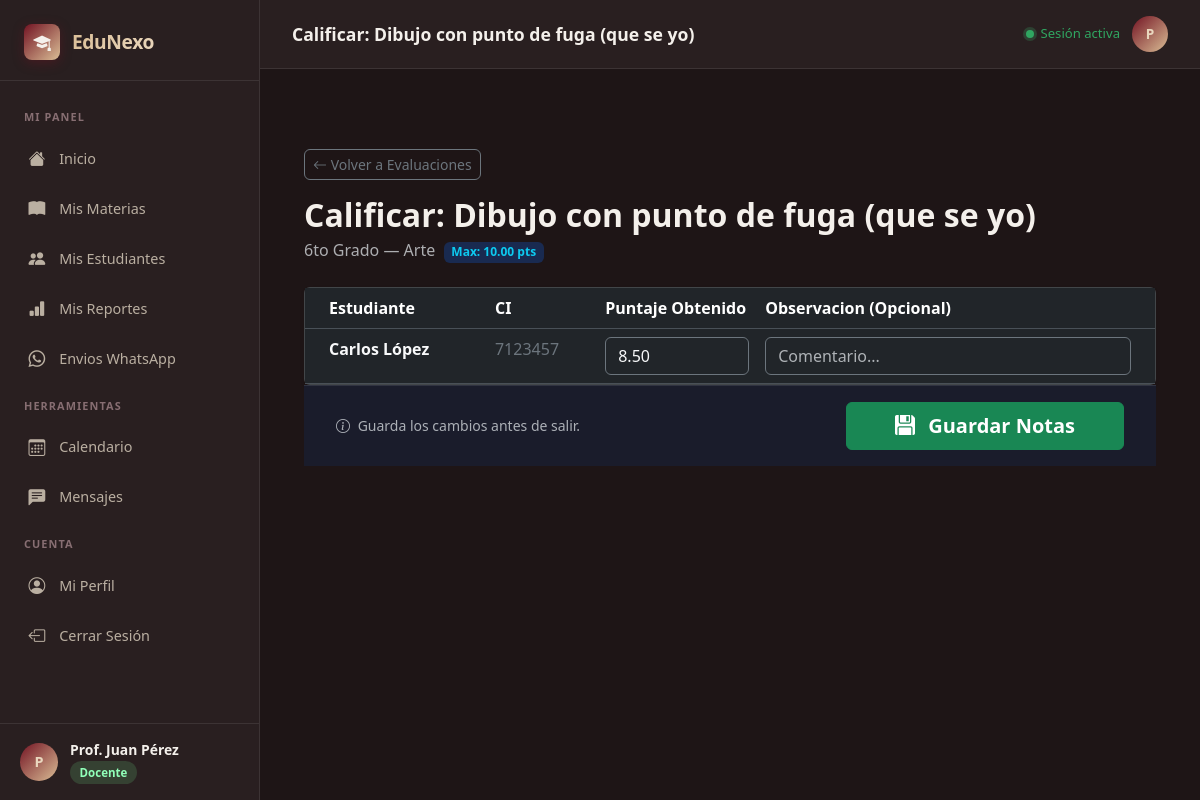
The app's page /docente/notas?eval_id=2 (signed in) with its own data.
### tables this page shows
CREATE TABLE IF NOT EXISTS `evaluaciones` (
  `id` int NOT NULL AUTO_INCREMENT,
  `curso_materia_docente_id` int NOT NULL,
  `tipo_evaluacion_id` int NOT NULL,
  `titulo` varchar(150) NOT NULL,
  `fecha` date NOT NULL,
  `puntaje_maximo` decimal(5,2) NOT NULL DEFAULT '10.00',
  `descripcion` text,
  `created_at` timestamp NULL DEFAULT CURRENT_TIMESTAMP,
  PRIMARY KEY (`id`),
  KEY `fk_eval_cmd` (`curso_materia_docente_id`),
  KEY `fk_eval_tipo` (`tipo_evaluacion_id`),
  CONSTRAINT `fk_eval_cmd` FOREIGN KEY (`curso_materia_docente_id`) REFERENCES `curso_materia_docente` (`id`) ON DELETE CASCADE,
  CONSTRAINT `fk_eval_tipo` FOREIGN KEY (`tipo_evaluacion_id`) REFERENCES `tipo_evaluacion` (`id`) ON DELETE RESTRICT
);

CREATE TABLE IF NOT EXISTS `cursos` (
  `id` int NOT NULL AUTO_INCREMENT,
  `nombre` varchar(80) NOT NULL,
  `turno` enum('manana','tarde','noche') DEFAULT 'manana',
  `activo` tinyint(1) NOT NULL DEFAULT '1',
  `created_at` timestamp NULL DEFAULT CURRENT_TIMESTAMP,
  PRIMARY KEY (`id`),
  UNIQUE KEY `uq_cursos_nombre_turno` (`nombre`,`turno`)
);

CREATE TABLE IF NOT EXISTS `materias` (
  `id` int NOT NULL AUTO_INCREMENT,
  `nombre` varchar(100) NOT NULL,
  `descripcion` varchar(255) DEFAULT NULL,
  `activo` tinyint(1) NOT NULL DEFAULT '1',
  `created_at` timestamp NULL DEFAULT CURRENT_TIMESTAMP,
  PRIMARY KEY (`id`),
  UNIQUE KEY `uq_materias_nombre` (`nombre`)
);

CREATE TABLE IF NOT EXISTS `notas` (
  `id` int NOT NULL AUTO_INCREMENT,
  `evaluacion_id` int NOT NULL,
  `estudiante_id` int NOT NULL,
  `puntaje_obtenido` decimal(5,2) DEFAULT NULL,
  `observacion` text,
  `created_at` timestamp NULL DEFAULT CURRENT_TIMESTAMP,
  `updated_at` timestamp NULL DEFAULT CURRENT_TIMESTAMP ON UPDATE CURRENT_TIMESTAMP,
  PRIMARY KEY (`id`),
  UNIQUE KEY `uq_notas_eval_estudiante` (`evaluacion_id`,`estudiante_id`),
  KEY `fk_notas_estudiante` (`estudiante_id`),
  CONSTRAINT `fk_notas_estudiante` FOREIGN KEY (`estudiante_id`) REFERENCES `estudiantes` (`id`) ON DELETE CASCADE,
  CONSTRAINT `fk_notas_evaluacion` FOREIGN KEY (`evaluacion_id`) REFERENCES `evaluaciones` (`id`) ON DELETE RESTRICT
);

CREATE TABLE IF NOT EXISTS `estudiantes` (
  `id` int NOT NULL AUTO_INCREMENT,
  `ci` varchar(20) NOT NULL,
  `nombre_completo` varchar(150) NOT NULL,
  `curso` varchar(50) NOT NULL,
  `curso_id` int DEFAULT NULL,
  `estado` enum('activo','inactivo') DEFAULT 'activo',
  `created_at` timestamp NULL DEFAULT CURRENT_TIMESTAMP,
  `updated_at` timestamp NULL DEFAULT CURRENT_TIMESTAMP ON UPDATE CURRENT_TIMESTAMP,
  PRIMARY KEY (`id`),
  UNIQUE KEY `ci` (`ci`),
  KEY `fk_estudiantes_curso` (`curso_id`),
  CONSTRAINT `fk_estudiantes_curso` FOREIGN KEY (`curso_id`) REFERENCES `cursos` (`id`) ON DELETE SET NULL
);

### app/controllers/DocenteNotasController.php (called while the page is built, shortened)
<?php
class DocenteNotasController {
    private function getEvaluationWithAccess(int $eval_id) {
        $db = Database::getConnection();
        $stmt = $db->prepare("
            SELECT e.*, cmd.curso_id, cmd.materia_id, c.nombre as curso_nombre, m.nombre as materia_nombre
            FROM evaluaciones e
            JOIN curso_materia_docente cmd ON e.curso_materia_docente_id = cmd.id
            JOIN cursos c ON cmd.curso_id = c.id
            JOIN materias m ON cmd.materia_id = m.id
            WHERE e.id = ? AND cmd.docente_id = ?
        ");
        $stmt->execute([$eval_id, $_SESSION['user_id']]);
        return $stmt->fetch();
    }
    public function index() {
        $eval_id = (int)($_GET['eval_id'] ?? 0);
        $evaluacion = $this->getEvaluationWithAccess($eval_id);
        $db = Database::getConnection();
        $stmt = $db->prepare("
            SELECT est.id AS estudiante_id, est.nombre_completo, est.ci,
                   n.puntaje_obtenido, n.observacion
            FROM estudiantes est
            LEFT JOIN notas n ON n.estudiante_id = est.id AND n.evaluacion_id = ?
            WHERE est.curso_id = ? AND est.estado = 'activo'
            ORDER BY est.nombre_completo
        ");
        $stmt->execute([$eval_id, $evaluacion['curso_id']]);
        $estudiantes = $stmt->fetchAll();
        require __DIR__ . '/../views/docente/notas.php';
    }
}

### app/views/docente/notas.php (the view, shortened to what this page needs)
<?php
$pageTitle = 'Calificar: ' . htmlspecialchars($evaluacion['titulo'] ?? '');
require __DIR__ . '/../layouts/docente_header.php';
?>
<div class="container py-5">
    <a href="/edunexo/docente/evaluaciones?cmd_id=<?= $evaluacion['curso_materia_docente_id'] ?>" class="btn btn-sm btn-outline-secondary mb-3">
        <i class="bi bi-arrow-left"></i> Volver a Evaluaciones
    </a>
    <div class="mb-4">
        <h2 class="mb-1 fw-bold">Calificar: <?= htmlspecialchars($evaluacion['titulo']) ?></h2>
        <p class="text-muted mb-0">
            <?= htmlspecialchars($evaluacion['curso_nombre']) ?> &mdash; <?= htmlspecialchars($evaluacion['materia_nombre']) ?>
            &nbsp;<span class="badge bg-primary bg-opacity-25 text-info">Max: <?= htmlspecialchars($evaluacion['puntaje_maximo']) ?> pts</span>
        </p>
    </div>
    <form method="POST" action="/edunexo/docente/notas/store">
        <div class="card shadow-sm mb-0">
            <div class="card-body p-0">
                <div class="table-responsive">
                    <table class="table table-hover mb-0">
                        <thead>
                            <tr>
                                <th class="ps-4">Estudiante</th>
                                <th>CI</th>
                                <th style="width:160px;">Puntaje Obtenido</th>
                                <th class="pe-4">Observacion (Opcional)</th>
                            </tr>
                        </thead>
                        <tbody>
                            <?php if (empty($estudiantes)): ?>
                                <tr><td colspan="4" class="text-center py-4 text-muted">No hay estudiantes activos en este curso.</td></tr>
                            <?php else: ?>
                                <?php foreach ($estudiantes as $est): ?>
                                    <tr>
                                        <td class="ps-4 fw-semibold text-light"><?= htmlspecialchars($est['nombre_completo']) ?></td>
                                        <td class="text-secondary"><?= htmlspecialchars($est['ci']) ?></td>
                                        <td>
                                            <input type="number"
                                                   step="0.01"
                                                   min="0"
                                                   max="<?= $evaluacion['puntaje_maximo'] ?>"
                                                   class="form-control bg-dark text-light border-secondary"
                                                   name="notas[<?= $est['estudiante_id'] ?>][puntaje]"
                                                   value="<?= htmlspecialchars($est['puntaje_obtenido'] ?? '') ?>"
                                                   placeholder="Ej: 8.5">
                                        </td>
                                        <td class="pe-4">
                                            <input type="text"
                                                   class="form-control bg-dark text-light border-secondary"
                                                   name="notas[<?= $est['estudiante_id'] ?>][observacion]"
                                                   value="<?= htmlspecialchars($est['observacion'] ?? '') ?>"
                                                   placeholder="Comentario...">
                                        </td>
                                    </tr>
                                <?php endforeach; ?>
                            <?php endif; ?>
                        </tbody>
                    </table>
                </div>
            </div>
        </div>
        <?php if (!empty($estudiantes)): ?>
            <div class="sticky-save d-flex justify-content-between align-items-center">
                <span class="text-muted small">
                    <i class="bi bi-info-circle me-1"></i> Guarda los cambios antes de salir.
                </span>
                <button type="submit" class="btn btn-success btn-lg px-5 fw-bold">
                    <i class="bi bi-floppy-fill me-2"></i> Guardar Notas
                </button>
            </div>
        <?php endif; ?>
    </form>
</div>
<?php require __DIR__ . '/../layouts/docente_footer.php'; ?>

### app/views/layouts/docente_header.php (shortened to what this page needs)
<?php
$nombre    = $_SESSION['nombre'];
$inicial   = htmlspecialchars(strtoupper(mb_substr($nombre, 0, 1, 'UTF-8')), ENT_QUOTES, 'UTF-8');
$uri       = $_SERVER['REQUEST_URI'];
function navActiveDocente(string $path): string {
    global $uri;
    return strpos($uri, $path) !== false ? 'active' : '';
}
?>
<!DOCTYPE html>
<html lang="es" data-bs-theme="dark">
<head>
    <link rel="stylesheet" href="/edunexo/public/css/style.css">
    <link href="https://cdn.jsdelivr.net/npm/bootstrap@5.3.3/dist/css/bootstrap.min.css" rel="stylesheet">
    <link rel="stylesheet" href="https://cdn.jsdelivr.net/npm/bootstrap-icons@1.11.3/font/bootstrap-icons.min.css">
</head>
<body>
<div class="dash-layout">
    <aside class="sidebar" id="sidebar" role="navigation" aria-label="Menu principal">
        <div class="sidebar-brand">
            <div class="sidebar-brand-icon"><i class="bi bi-mortarboard-fill"></i></div>
            <span class="sidebar-brand-name">EduNexo</span>
        </div>
        <nav class="sidebar-nav" id="sidebar-nav">
            <span class="nav-section-label">Mi Panel</span>
            <a href="/edunexo/dashboard" class="nav-item <?= navActiveDocente('/dashboard') ?>" data-spa>
                <span class="nav-item-icon"><i class="bi bi-house-fill"></i></span><span>Inicio</span>
            </a>
            <a href="/edunexo/docente/materias" class="nav-item <?= (navActiveDocente('/docente/materias') || navActiveDocente('/docente/evaluaciones') || navActiveDocente('/docente/notas')) ? 'active' : '' ?>" data-spa>
                <span class="nav-item-icon"><i class="bi bi-book-fill"></i></span><span>Mis Materias</span>
            </a>
            <a href="/edunexo/docente/estudiantes" class="nav-item <?= navActiveDocente('/docente/estudiantes') ?>" data-spa>
                <span class="nav-item-icon"><i class="bi bi-people-fill"></i></span><span>Mis Estudiantes</span>
            </a>
            <a href="/edunexo/docente/reportes" class="nav-item <?= navActiveDocente('/docente/reportes') ?>" data-spa>
                <span class="nav-item-icon"><i class="bi bi-bar-chart-fill"></i></span><span>Mis Reportes</span>
            </a>
            <a href="/edunexo/docente/envios-wa" class="nav-item <?= navActiveDocente('/docente/envios-wa') ?>" data-spa>
                <span class="nav-item-icon"><i class="bi bi-whatsapp"></i></span><span>Envios WhatsApp</span>
            </a>
            <span class="nav-section-label">Herramientas</span>
            <a href="/edunexo/docente/calendario" class="nav-item <?= navActiveDocente('/docente/calendario') ?>" data-spa>
                <span class="nav-item-icon"><i class="bi bi-calendar3"></i></span><span>Calendario</span>
            </a>
            <a href="/edunexo/docente/mensajes" class="nav-item <?= navActiveDocente('/docente/mensajes') ?>" data-spa>
                <span class="nav-item-icon"><i class="bi bi-chat-left-text-fill"></i></span><span>Mensajes</span>
            </a>
            <span class="nav-section-label">Cuenta</span>
            <a href="/edunexo/docente/perfil" class="nav-item <?= navActiveDocente('/docente/perfil') ?>" data-spa>
                <span class="nav-item-icon"><i class="bi bi-person-circle"></i></span><span>Mi Perfil</span>
            </a>
            <form method="POST" action="/edunexo/logout" class="logout-form">
                <button type="submit" class="nav-item danger">
                    <span class="nav-item-icon"><i class="bi bi-box-arrow-left"></i></span><span>Cerrar Sesión</span>
                </button>
            </form>
        </nav>
        <div class="sidebar-footer">
            <div class="sidebar-user">
                <div class="sidebar-avatar"><?= $inicial ?></div>
                <div class="sidebar-user-info">
                    <div class="sidebar-user-name"><?= htmlspecialchars($nombre) ?></div>
                    <div class="sidebar-user-role">
                        <span class="role-badge role-docente">docente</span>
                    </div>
                </div>
            </div>
        </div>
    </aside>
    <main class="dash-main">
        <header class="dash-topbar" id="dash-topbar">
            <div class="dash-topbar-title" id="topbar-title">
                <?= htmlspecialchars($pageTitle ?? 'Panel Docente') ?>
            </div>
            <div class="dash-topbar-actions">
                <span class="status-dot">Sesión activa</span>
                <div class="topbar-avatar"><?= $inicial ?></div>
            </div>
        </header>
        <div class="dash-content-wrapper" id="page-content">

### app/views/layouts/docente_header.php (style rules this page uses)
body { background-color: var(--bg-deep); color: var(--text-primary); }
.dash-content-wrapper { padding: 2rem; flex: 1; }
#page-content { animation: pageIn .22s ease both; }
a { text-decoration: none; }
.btn { border-radius: var(--bs-border-radius); }

### app/views/docente/notas.php (style rules this page uses)
.sticky-save { position: sticky; bottom: 0; background: rgba(26,29,45,0.97); backdrop-filter: blur(10px); padding: 1rem 2rem; border-top: 1px solid rgba(255,255,255,0.1); z-index: 10; }

### records on screen
evaluaciones: titulo "Calificar: Dibujo con punto de fuga (que se yo)", titulo "Dibujo con punto de fuga (que se yo)", cursos.nombre "6to Grado", materias.nombre "Arte", puntaje_maximo "10.00"
notas: estudiante.nombre_completo "Carlos López", estudiante.ci "7123457", evaluacion+estudiante+puntaje_obtenido "8.50"

### other values on screen
$inicial "P"
$nombre "Prof. Juan Pérez"
